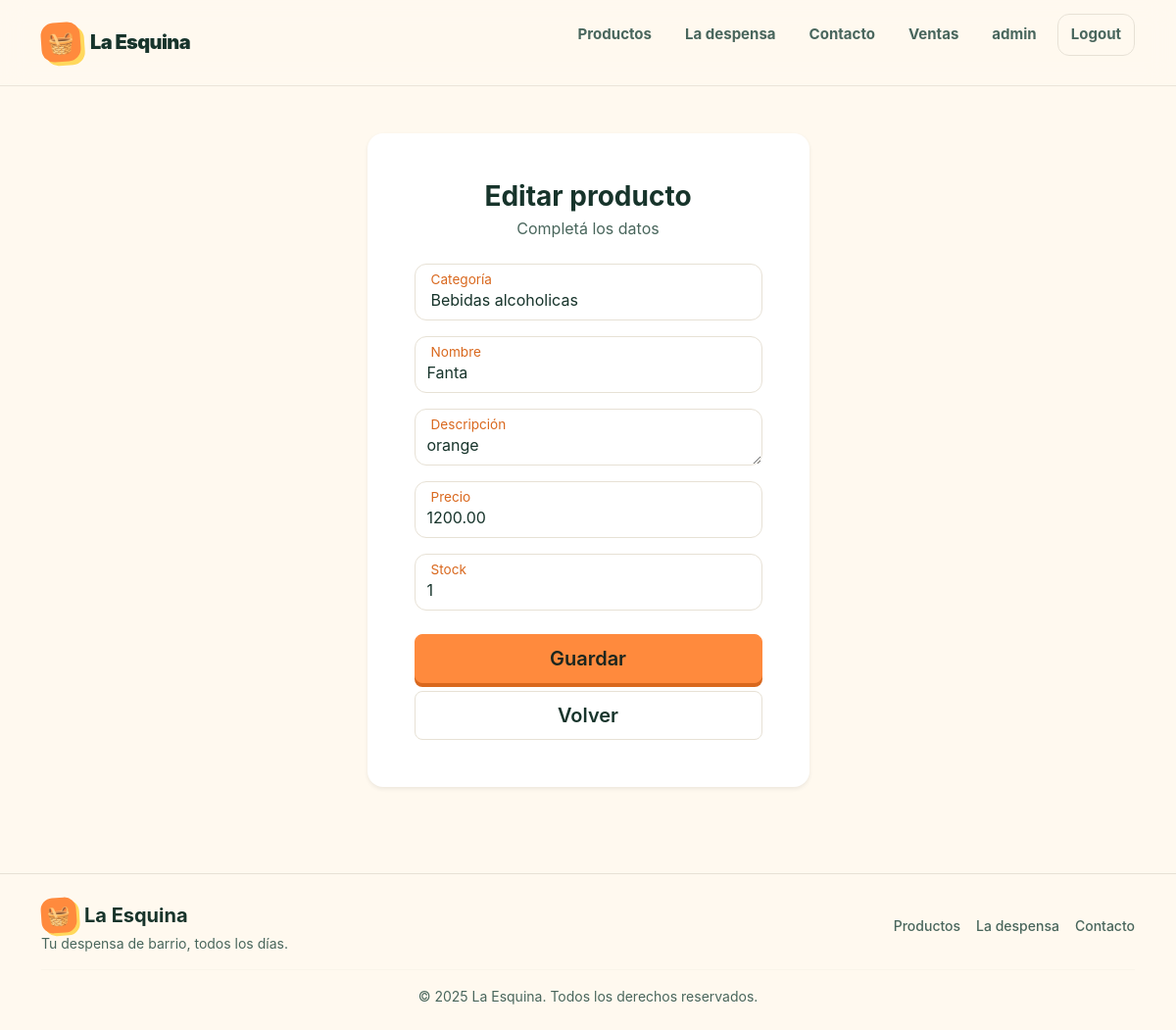
Page /producto/producto/update/8 (signed in) on the committed database.
### producto/models.py (models this page shows, shortened)
class Producto(models.Model):
    categoria = models.ForeignKey(
        Categoria,
        on_delete=models.SET_NULL,
        null=True,
        blank=True,
        verbose_name="categoría",
        related_name="productos",
    )
    nombre = models.CharField()
    descripcion = models.TextField(
        blank=True, db_default="", verbose_name="descripción"
    )
    precio = models.DecimalField(max_digits=10, decimal_places=2)
    stock = models.PositiveIntegerField(db_default=0)
    class Meta:
        verbose_name = "Producto"
        verbose_name_plural = "Productos"
        ordering = ("nombre",)
        indexes = [  # noqa: RUF012
            models.Index(fields=["nombre"], name="idx_producto_nombre"),
        ]
        constraints = (
            models.UniqueConstraint(
                fields=["categoria", "nombre"], name="unique_categoria_producto"
            ),
            models.CheckConstraint(
                condition=Q(precio__gte=0), name="check_precio_mayor_a_cero"
            ),
        )

### producto/views/productos.py (the view)
# urls.py: path("producto/update/<int:pk>", productos.ProductoUpdate.as_view(), name="producto_update"),
class ProductoUpdate(SuccessMessageMixin, UpdateView):
    model = Producto
    form_class = ProductoForm
    success_url = reverse_lazy("producto:producto_list")
    success_message = "El producto se ha editado existosamente"

### producto/forms.py (shortened to what this page needs)
class ProductoForm(forms.ModelForm):
    class Meta:
        model = Producto
        fields = "__all__"

### producto/models.py (called while the page is built)
    def __str__(self):
        return self.nombre

### producto/templates/producto/producto_form.html (shortened to what this page needs)
{% extends "core/base.html" %}
{% load form_tags %}
{% block contenido %}
<div class="container py-5">
    <div class="row justify-content-center">
        <div class="col-12 col-md-8 col-lg-6 col-xl-5">
            <div class="card shadow-sm border-0 rounded-4">
                <div class="card-body p-4 p-md-5">
                    <div class="text-center mb-4">
                        <h1 class="h3 fw-bold mb-1" style="color: var(--ink);">{% if form.instance.pk %}Editar producto{% else %}Nuevo producto{% endif %}</h1>
                        <p class="text-muted mb-0" style="color: var(--ink-soft) !important;">Completá los datos</p>
                    </div>
                    <form method="post" novalidate>
                        {% for field in form %}
                            {{ field|bs_field }}
                        {% endfor %}
                        <div class="d-grid gap-2 mt-4">
                            <button type="submit" class="btn btn-primary btn-lg fw-semibold rounded-3 py-2">Guardar</button>
                            <a href="{% url 'producto:producto_list' %}" class="btn btn-outline-secondary btn-lg fw-semibold rounded-3 py-2">Volver</a>
                        </div>
                    </form>
                </div>
            </div>
        </div>
    </div>
</div>
{% endblock %}

### core/templates/core/components/navbar.html (shortened to what this page needs)
<header class="nav-wrap">
    <div class="container">
        <nav aria-label="Navegación principal">
            <a class="brand" href="#inicio" aria-label="La Esquina, inicio">
                <span class="brand-mark">🧺</span>
                <span>La Esquina</span>
            </a>
            <ul class="nav-links">
                <li><a href="#productos">Productos</a></li>
                <li><a href="#por-que">La despensa</a></li>
                <li><a href="#contacto">Contacto</a></li>
                {% if user.is_authenticated %}
                    <li><a href="{% url 'producto:home' %}">Ventas</a></li>
                    <li><a href="#">{{ user.username }}</a></li>
                    <li>
                        <form action="{% url 'core:logout' %}" method="post">
                            <button class="nav-logout" type="submit">Logout</button>
                        </form>
                    </li>
                {% else %}
                    <li><a class="nav-login" href="{% url 'core:login' %}">Acceder</a></li>
                {% endif %}
            </ul>
        </nav>
    </div>
</header>

### core/static/core/style.css (style rules this page uses)
:root { --ink: #17342b; --ink-soft: #49665c; --cream: #fff9ef; --paper: #ffffff; --mint: #dff4e8; --mint-strong: #1d7a58; --orange: #ff8a3d; --orange-dark: #d9681e; --yellow: #ffd85c; --pink: #ffd7df; --line: #e7e1d5; --shadow: 0 18px 45px rgba(23, 52, 43, 0.1); --radius-lg: 30px; --radius-md: 20px; --radius-sm: 14px; --max: 1180px; }
* { box-sizing: border-box; margin: 0; padding: 0; }
html { scroll-behavior: smooth; }
body { font-family: Inter, ui-sans-serif, system-ui, -apple-system, BlinkMacSystemFont, "Segoe UI", sans-serif; color: var(--ink); background: var(--cream); line-height: 1.5; }
a { color: inherit; text-decoration: none; }
button, a { -webkit-tap-highlight-color: transparent; }
.container { width: min(calc(100% - 40px), var(--max)); margin-inline: auto; }
.nav-wrap { position: sticky; top: 0; z-index: 20; padding: 14px 0; background: rgba(255, 249, 239, 0.88); backdrop-filter: blur(14px); border-bottom: 1px solid rgba(231, 225, 213, 0.85); }
nav { display: flex; align-items: center; justify-content: space-between; gap: 20px; }
.brand { display: inline-flex; align-items: center; gap: 10px; font-weight: 900; font-size: 1.25rem; letter-spacing: -0.03em; }
.brand-mark { width: 40px; height: 40px; display: grid; place-items: center; border-radius: 13px; background: var(--orange); transform: rotate(-4deg); box-shadow: 4px 4px 0 var(--yellow); font-size: 1.35rem; }
.nav-links { display: flex; align-items: center; gap: 8px; list-style: none; }
.nav-links a { display: inline-flex; align-items: center; justify-content: center; padding: 10px 13px; border-radius: 12px; color: var(--ink-soft); font-weight: 700; font-size: 0.94rem; transition: 0.2s ease; }
.nav-links form { display: inline-flex; }
.nav-logout { display: inline-flex; align-items: center; justify-content: center; padding: 9px 13px; border: 1px solid var(--line); border-radius: 12px; background: transparent; color: var(--ink-soft); font-family: inherit; font-weight: 700; font-size: 0.94rem; cursor: pointer; transition: 0.2s ease; }
.btn { display: inline-flex; align-items: center; justify-content: center; min-height: 50px; padding: 12px 19px; border-radius: 15px; font-weight: 800; border: 1px solid transparent; transition: transform 0.2s ease, box-shadow 0.2s ease, background 0.2s ease; }
.btn-primary { background: var(--orange); color: #1a261f; box-shadow: 0 8px 0 #d66d29; }
.form-control, .form-select { border: 1px solid var(--line); border-radius: 12px; padding: 14px 16px; font-size: 1rem; color: var(--ink); background: var(--paper); transition: border-color 0.2s ease, box-shadow 0.2s ease; }
.form-floating > label { color: var(--ink-soft); padding: 14px 16px; }
.form-floating > .form-control:focus ~ label, .form-floating > .form-control:not(:placeholder-shown) ~ label, .form-floating > .form-select ~ label { color: var(--orange-dark); transform: scale(0.85) translateY(-0.5rem) translateX(0.15rem); }
.form-floating > textarea { min-height: 130px; }
.btn-primary { background: var(--orange) !important; border-color: var(--orange) !important; color: #1a261f !important; box-shadow: 0 4px 0 var(--orange-dark); }
.btn-outline-secondary { border-color: var(--line) !important; color: var(--ink) !important; }
.card { border: 1px solid var(--line); box-shadow: var(--shadow); }

### rows in the picture
Producto: form "Bebidas alcoholicas" "Fanta" "orange" "1200.00" "1"

### other values in the picture
{{ user.username }} "admin"
